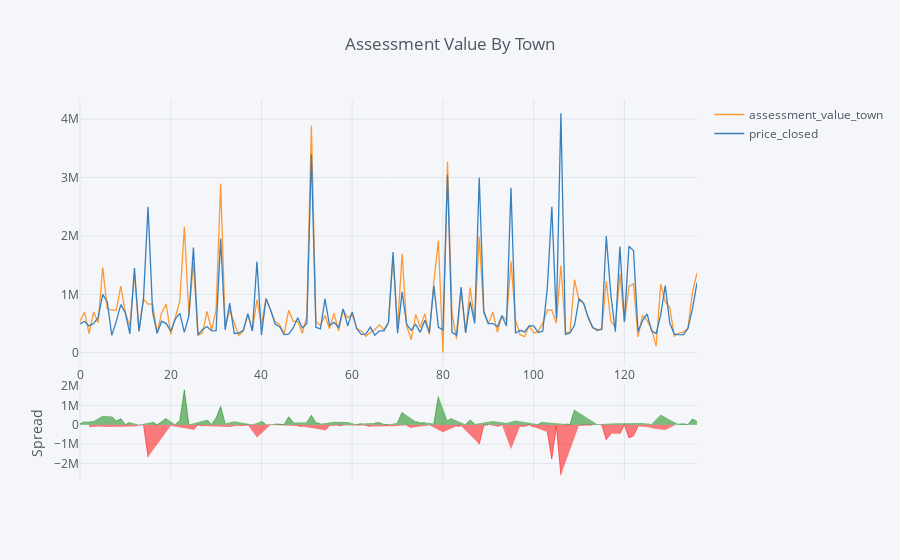

The code cell stored with this chart in its notebook:
### Markdown cell above
Thus, we can see that Year is potentially a useful feature for our prediction. However, since its range is different than the rest, we might need to scale the dataframe

### Code cell
df[['assessment_value_town','price_closed']].iplot(kind='spread',title='Assessment Value By Town')

### Figure 1 — Plotly figure (JSON) as saved in the notebook; plotly's stock layout.template omitted (floating-point values rounded to 4 significant figures; data arrays with more than 128 entries replaced by an {"elided": "..."} marker saying what was removed)
{"data": [{"line": {"color": "rgba(255, 153, 51, 1.0)", "dash": "solid", "width": 1.3}, "mode": "lines", "name": "assessment_value_town", "text": "", "type": "scatter", "x": {"elided": "137 int values"}, "y": {"elided": "137 float values"}}, {"line": {"color": "rgba(55, 128, 191, 1.0)", "dash": "solid", "width": 1.3}, "mode": "lines", "name": "price_closed", "text": "", "type": "scatter", "x": {"elided": "137 int values"}, "y": {"elided": "137 int values"}}, {"connectgaps": false, "fill": "tozeroy", "line": {"color": "red", "dash": "solid", "width": 0.5}, "mode": "lines", "name": "Spread", "showlegend": false, "type": "scatter", "x": {"elided": "137 int values"}, "xaxis": "x2", "y": {"elided": "137 mixed values"}, "yaxis": "y2"}, {"connectgaps": false, "fill": "tozeroy", "line": {"color": "green", "dash": "solid", "width": 0.5}, "mode": "lines", "name": "Spread", "showlegend": false, "type": "scatter", "x": {"elided": "137 int values"}, "xaxis": "x2", "y": {"elided": "137 mixed values"}, "yaxis": "y2"}], "layout": {"hovermode": "x", "legend": {"bgcolor": "#F5F6F9", "font": {"color": "#4D5663"}}, "paper_bgcolor": "#F5F6F9", "plot_bgcolor": "#F5F6F9", "title": "Assessment Value By Town", "titlefont": {"color": "#4D5663"}, "xaxis1": {"gridcolor": "#E1E5ED", "showgrid": true, "tickfont": {"color": "#4D5663"}, "title": "", "titlefont": {"color": "#4D5663"}, "zerolinecolor": "#E1E5ED"}, "xaxis2": {"anchor": "y2", "gridcolor": "#E1E5ED", "showgrid": true, "showticklabels": false, "tickfont": {"color": "#4D5663"}, "title": "", "titlefont": {"color": "#4D5663"}, "zerolinecolor": "#E1E5ED"}, "yaxis1": {"domain": [0.3, 1], "gridcolor": "#E1E5ED", "showgrid": true, "tickfont": {"color": "#4D5663"}, "title": "", "titlefont": {"color": "#4D5663"}, "zerolinecolor": "#E1E5ED"}, "yaxis2": {"domain": [0, 0.25], "gridcolor": "#E1E5ED", "showgrid": true, "tickfont": {"color": "#4D5663"}, "title": "Spread", "titlefont": {"color": "#4D5663"}, "zerolinecolor": "#E1E5ED"}}}
